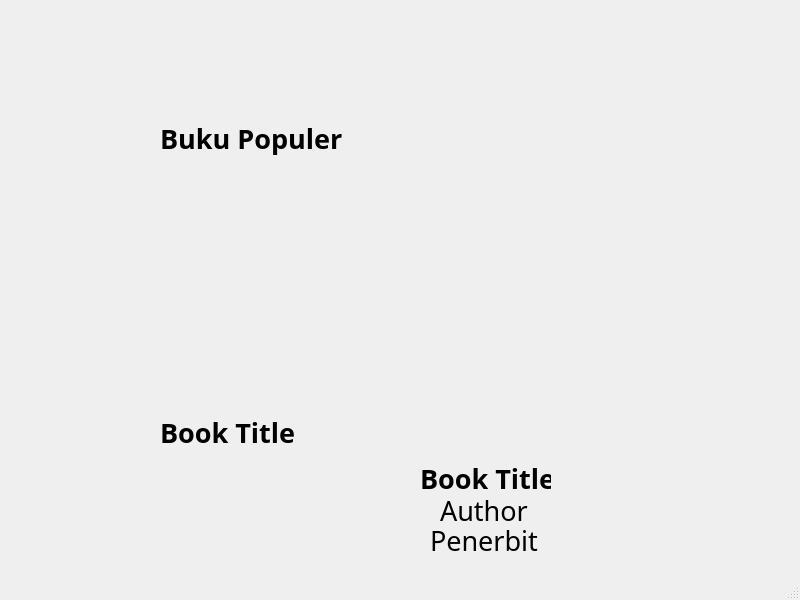
<?xml version="1.0" encoding="UTF-8"?>
<ui version="4.0">
 <class>Window2</class>
 <widget class="QMainWindow" name="Window2">
  <property name="geometry">
   <rect>
    <x>0</x>
    <y>0</y>
    <width>800</width>
    <height>600</height>
   </rect>
  </property>
  <property name="windowTitle">
   <string>MainWindow</string>
  </property>
  <widget class="QWidget" name="centralwidget">
   <widget class="QLabel" name="label_3">
    <property name="geometry">
     <rect>
      <x>400</x>
      <y>180</y>
      <width>171</width>
      <height>266</height>
     </rect>
    </property>
    <property name="styleSheet">
     <string notr="true"/>
    </property>
    <property name="text">
     <string/>
    </property>
    <property name="pixmap">
     <pixmap>img/225.png</pixmap>
    </property>
   </widget>
   <widget class="QLabel" name="label_5">
    <property name="geometry">
     <rect>
      <x>420</x>
      <y>460</y>
      <width>131</width>
      <height>36</height>
     </rect>
    </property>
    <property name="font">
     <font>
      <family>Goldplay</family>
      <pointsize>20</pointsize>
      <weight>75</weight>
      <bold>true</bold>
     </font>
    </property>
    <property name="styleSheet">
     <string notr="true">
color:black;
font-size:20pt;
</string>
    </property>
    <property name="text">
     <string>Book Title</string>
    </property>
   </widget>
   <widget class="QWidget" name="layoutWidget">
    <property name="geometry">
     <rect>
      <x>160</x>
      <y>170</y>
      <width>182</width>
      <height>701</height>
     </rect>
    </property>
    <layout class="QVBoxLayout" name="verticalLayout">
     <item>
      <widget class="QLabel" name="label">
       <property name="text">
        <string/>
       </property>
       <property name="pixmap">
        <pixmap>img/contoh.png</pixmap>
       </property>
      </widget>
     </item>
     <item>
      <widget class="QLabel" name="label_4">
       <property name="font">
        <font>
         <family>Goldplay</family>
         <pointsize>20</pointsize>
         <weight>75</weight>
         <bold>true</bold>
        </font>
       </property>
       <property name="styleSheet">
        <string notr="true">
color:black;
font-size:20pt;
</string>
       </property>
       <property name="text">
        <string>Book Title</string>
       </property>
      </widget>
     </item>
     <item>
      <widget class="QLabel" name="label_6">
       <property name="font">
        <font>
         <family>Goldplay</family>
         <pointsize>20</pointsize>
         <weight>50</weight>
         <bold>false</bold>
        </font>
       </property>
       <property name="styleSheet">
        <string notr="true">
color:black;
font-size:20pt;
</string>
       </property>
       <property name="text">
        <string>Author</string>
       </property>
      </widget>
     </item>
     <item>
      <widget class="QLabel" name="label_8">
       <property name="font">
        <font>
         <family>Goldplay</family>
         <pointsize>20</pointsize>
         <weight>50</weight>
         <bold>false</bold>
        </font>
       </property>
       <property name="styleSheet">
        <string notr="true">
color:black;
font-size:20pt;
</string>
       </property>
       <property name="text">
        <string>Penerbit</string>
       </property>
      </widget>
     </item>
    </layout>
   </widget>
   <widget class="QLabel" name="label_9">
    <property name="geometry">
     <rect>
      <x>430</x>
      <y>530</y>
      <width>111</width>
      <height>21</height>
     </rect>
    </property>
    <property name="font">
     <font>
      <family>Goldplay</family>
      <pointsize>20</pointsize>
      <weight>50</weight>
      <bold>false</bold>
     </font>
    </property>
    <property name="styleSheet">
     <string notr="true">
color:black;
font-size:20pt;
</string>
    </property>
    <property name="text">
     <string>Penerbit</string>
    </property>
   </widget>
   <widget class="QLabel" name="label_2">
    <property name="geometry">
     <rect>
      <x>160</x>
      <y>120</y>
      <width>281</width>
      <height>36</height>
     </rect>
    </property>
    <property name="font">
     <font>
      <family>Goldplay</family>
      <pointsize>20</pointsize>
      <weight>75</weight>
      <bold>true</bold>
     </font>
    </property>
    <property name="styleSheet">
     <string notr="true">
color:black;
font-size:20pt;
</string>
    </property>
    <property name="text">
     <string>Buku Populer</string>
    </property>
   </widget>
   <widget class="QLabel" name="label_7">
    <property name="geometry">
     <rect>
      <x>440</x>
      <y>500</y>
      <width>91</width>
      <height>21</height>
     </rect>
    </property>
    <property name="font">
     <font>
      <family>Goldplay</family>
      <pointsize>20</pointsize>
      <weight>50</weight>
      <bold>false</bold>
     </font>
    </property>
    <property name="styleSheet">
     <string notr="true">
color:black;
font-size:20pt;
</string>
    </property>
    <property name="text">
     <string>Author</string>
    </property>
   </widget>
  </widget>
  <widget class="QMenuBar" name="menubar">
   <property name="geometry">
    <rect>
     <x>0</x>
     <y>0</y>
     <width>800</width>
     <height>21</height>
    </rect>
   </property>
  </widget>
  <widget class="QStatusBar" name="statusbar"/>
 </widget>
 <resources/>
 <connections/>
</ui>
